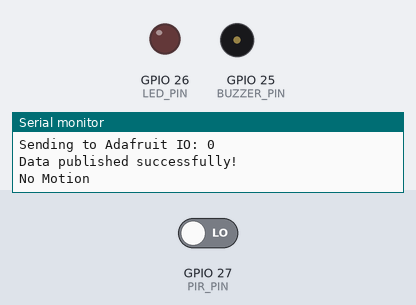
This sketch was run on a simulated ESP32. Shown: output pins drawn as LEDs (lit = HIGH), buzzer (waves = sounding, pin HIGH), the last lines printed to the serial monitor. The test bench sets the inputs (shaded band); at power-on: GPIO 27 (PIR_PIN) LOW. WiFi joins after 1.5 s; servers stay silent unless stated; no MQTT or app messages arrive unless stated.

Above: at 2.7 s.
2.8 s: GPIO 27 (PIR_PIN) driven HIGH
At 4.6 s:
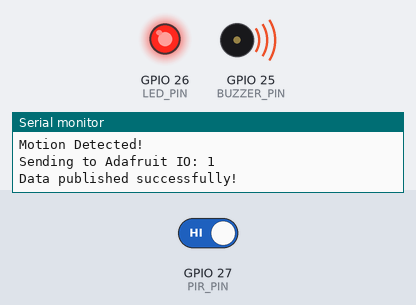
5.0 s: GPIO 27 (PIR_PIN) driven LOW
At 6.9 s:
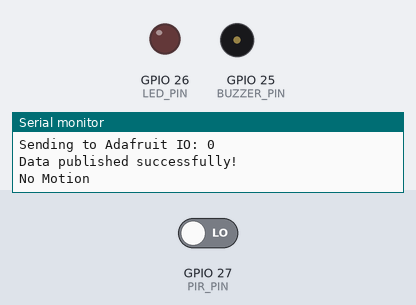
Timing chart, 0 to 8.4 s (numbered marks = the images above; inputs shaded):
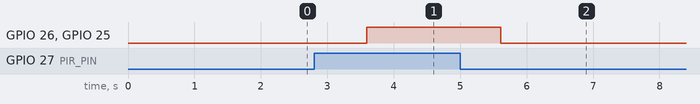

The sketch:

sketch.ino
```cpp
#include <WiFi.h>
#include "Adafruit_MQTT.h"
#include "Adafruit_MQTT_Client.h"

// ========================================
// Smart IoT Motion Security System
// Task 4 - Adafruit IO
// ========================================

// Pins
#define PIR_PIN 27
#define LED_PIN 26
#define BUZZER_PIN 25

// Wokwi WiFi
#define WIFI_SSID "Wokwi-GUEST"
#define WIFI_PASSWORD ""

// Adafruit IO
#define AIO_SERVER "io.adafruit.com"
#define AIO_SERVERPORT 1883

// Enter your Adafruit IO details
#define AIO_USERNAME "YOUR_USERNAME"
#define AIO_KEY "YOUR_AIO_KEY"

// WiFi client
WiFiClient client;

// MQTT client
Adafruit_MQTT_Client mqtt(
  &client,
  AIO_SERVER,
  AIO_SERVERPORT,
  AIO_USERNAME,
  AIO_KEY
);

// Adafruit IO motion feed
Adafruit_MQTT_Publish motionFeed =
  Adafruit_MQTT_Publish(
    &mqtt,
    AIO_USERNAME "/feeds/motion"
  );

// Variables
int lastMotion = -1;
unsigned long lastPublish = 0;


// ========================================
// Connect to WiFi
// ========================================

void connectWiFi() {

  Serial.print("Connecting to WiFi");

  WiFi.begin(WIFI_SSID, WIFI_PASSWORD);

  while (WiFi.status() != WL_CONNECTED) {

    delay(500);
    Serial.print(".");
  }

  Serial.println();
  Serial.println("WiFi connected!");

  Serial.print("IP Address: ");
  Serial.println(WiFi.localIP());
}


// ========================================
// Connect to Adafruit IO
// ========================================

void connectMQTT() {

  int8_t ret;

  if (mqtt.connected()) {
    return;
  }

  Serial.print("Connecting to Adafruit IO...");

  while ((ret = mqtt.connect()) != 0) {

    Serial.println(mqtt.connectErrorString(ret));

    mqtt.disconnect();

    delay(5000);

    Serial.print("Retrying...");
  }

  Serial.println();
  Serial.println("Connected to Adafruit IO!");
}


// ========================================
// Setup
// ========================================

void setup() {

  Serial.begin(115200);

  pinMode(PIR_PIN, INPUT);
  pinMode(LED_PIN, OUTPUT);
  pinMode(BUZZER_PIN, OUTPUT);

  digitalWrite(LED_PIN, LOW);
  digitalWrite(BUZZER_PIN, LOW);

  Serial.println();
  Serial.println("========================================");
  Serial.println(" Smart IoT Motion Security System");
  Serial.println(" Task 4 - Adafruit IO");
  Serial.println("========================================");

  connectWiFi();
  connectMQTT();
}


// ========================================
// Main Loop
// ========================================

void loop() {

  // Reconnect if MQTT connection is lost
  if (!mqtt.connected()) {
    connectMQTT();
  }

  mqtt.processPackets(10);

  // Read PIR sensor
  int motion = digitalRead(PIR_PIN);


  // ========================================
  // Local Security System
  // ========================================

  if (motion == HIGH) {

    digitalWrite(LED_PIN, HIGH);
    digitalWrite(BUZZER_PIN, HIGH);

    Serial.println("Motion Detected!");

  } else {

    digitalWrite(LED_PIN, LOW);
    digitalWrite(BUZZER_PIN, LOW);

    Serial.println("No Motion");
  }


  // ========================================
  // Send Data to Adafruit IO
  // ========================================

  if (motion != lastMotion ||
      millis() - lastPublish >= 10000) {

    Serial.print("Sending to Adafruit IO: ");
    Serial.println(motion);

    // Explicitly convert to int32_t
    int32_t motionValue = (int32_t)motion;

    if (motionFeed.publish(motionValue)) {

      Serial.println("Data published successfully!");

    } else {

      Serial.println("Failed to publish data!");
    }

    lastMotion = motion;
    lastPublish = millis();
  }

  delay(1000);
}
```

Measured:
- after the input at 2.8 s, GPIO 26 (LED_PIN), GPIO 25 (BUZZER_PIN): LOW → HIGH after 0.79 s
- after the input at 5.0 s, GPIO 26 (LED_PIN), GPIO 25 (BUZZER_PIN): HIGH → LOW after 0.61 s
